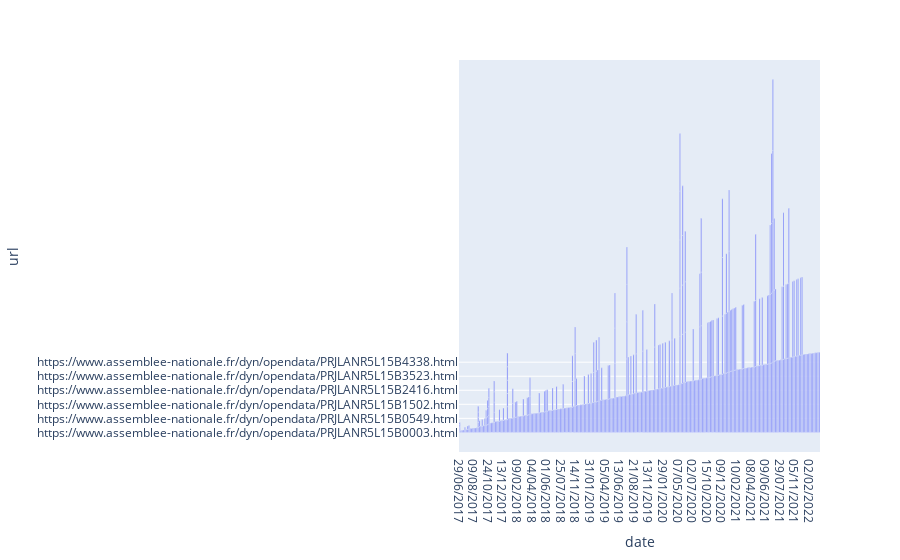

The notebook cell saved with this chart:
### Code cell
import plotly.express as px
graph = px.bar(data, x='date', y='url')
graph.show()

### Figure 1 — Plotly figure (JSON) as saved in the notebook; plotly's stock layout.template omitted (floating-point values rounded to 4 significant figures; data arrays with more than 128 entries replaced by an {"elided": "..."} marker saying what was removed)
{"data": [{"alignmentgroup": "True", "hovertemplate": "date=%{x}<br>url=%{y}<extra></extra>", "legendgroup": "", "marker": {"color": "#636efa", "pattern": {"shape": ""}}, "name": "", "offsetgroup": "", "orientation": "v", "showlegend": false, "textposition": "auto", "type": "bar", "x": {"elided": "446 str values"}, "xaxis": "x", "y": {"elided": "446 str values"}, "yaxis": "y"}], "layout": {"barmode": "relative", "legend": {"tracegroupgap": 0}, "margin": {"t": 60}, "xaxis": {"anchor": "y", "domain": [0, 1], "title": {"text": "date"}}, "yaxis": {"anchor": "x", "domain": [0, 1], "title": {"text": "url"}}}}
